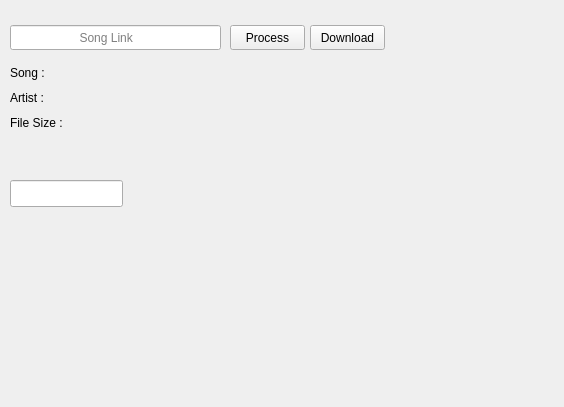
<?xml version="1.0" encoding="UTF-8"?>
<ui version="4.0">
 <class>Form</class>
 <widget class="QWidget" name="Form">
  <property name="geometry">
   <rect>
    <x>0</x>
    <y>0</y>
    <width>564</width>
    <height>407</height>
   </rect>
  </property>
  <property name="windowTitle">
   <string>Form</string>
  </property>
  <widget class="QLineEdit" name="song_link">
   <property name="geometry">
    <rect>
     <x>10</x>
     <y>25</y>
     <width>211</width>
     <height>25</height>
    </rect>
   </property>
   <property name="inputMask">
    <string/>
   </property>
   <property name="placeholderText">
    <string>                    Song Link</string>
   </property>
  </widget>
  <widget class="QLineEdit" name="lineEdit_2">
   <property name="geometry">
    <rect>
     <x>10</x>
     <y>180</y>
     <width>113</width>
     <height>27</height>
    </rect>
   </property>
  </widget>
  <widget class="QLabel" name="label_2">
   <property name="geometry">
    <rect>
     <x>10</x>
     <y>60</y>
     <width>370</width>
     <height>25</height>
    </rect>
   </property>
   <property name="text">
    <string>Song : </string>
   </property>
  </widget>
  <widget class="QLabel" name="label_3">
   <property name="geometry">
    <rect>
     <x>10</x>
     <y>85</y>
     <width>370</width>
     <height>25</height>
    </rect>
   </property>
   <property name="text">
    <string>Artist :</string>
   </property>
  </widget>
  <widget class="QPushButton" name="process_button">
   <property name="geometry">
    <rect>
     <x>230</x>
     <y>25</y>
     <width>75</width>
     <height>25</height>
    </rect>
   </property>
   <property name="text">
    <string>Process</string>
   </property>
  </widget>
  <widget class="QPushButton" name="download_button">
   <property name="geometry">
    <rect>
     <x>310</x>
     <y>25</y>
     <width>75</width>
     <height>25</height>
    </rect>
   </property>
   <property name="text">
    <string>Download</string>
   </property>
  </widget>
  <widget class="QLabel" name="label_4">
   <property name="geometry">
    <rect>
     <x>10</x>
     <y>110</y>
     <width>370</width>
     <height>25</height>
    </rect>
   </property>
   <property name="text">
    <string>File Size :</string>
   </property>
  </widget>
 </widget>
 <resources/>
 <connections/>
</ui>
